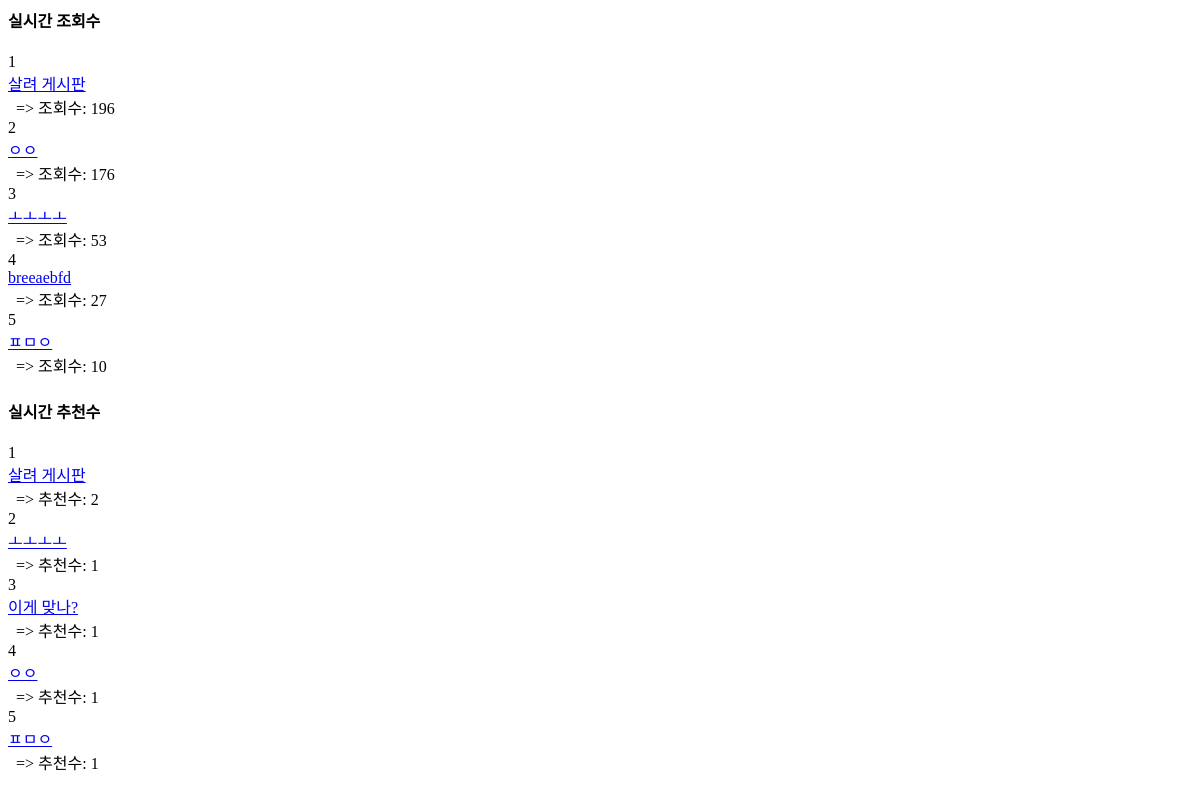
/book/ranking_update/, run on an earlier commit of the app's database.
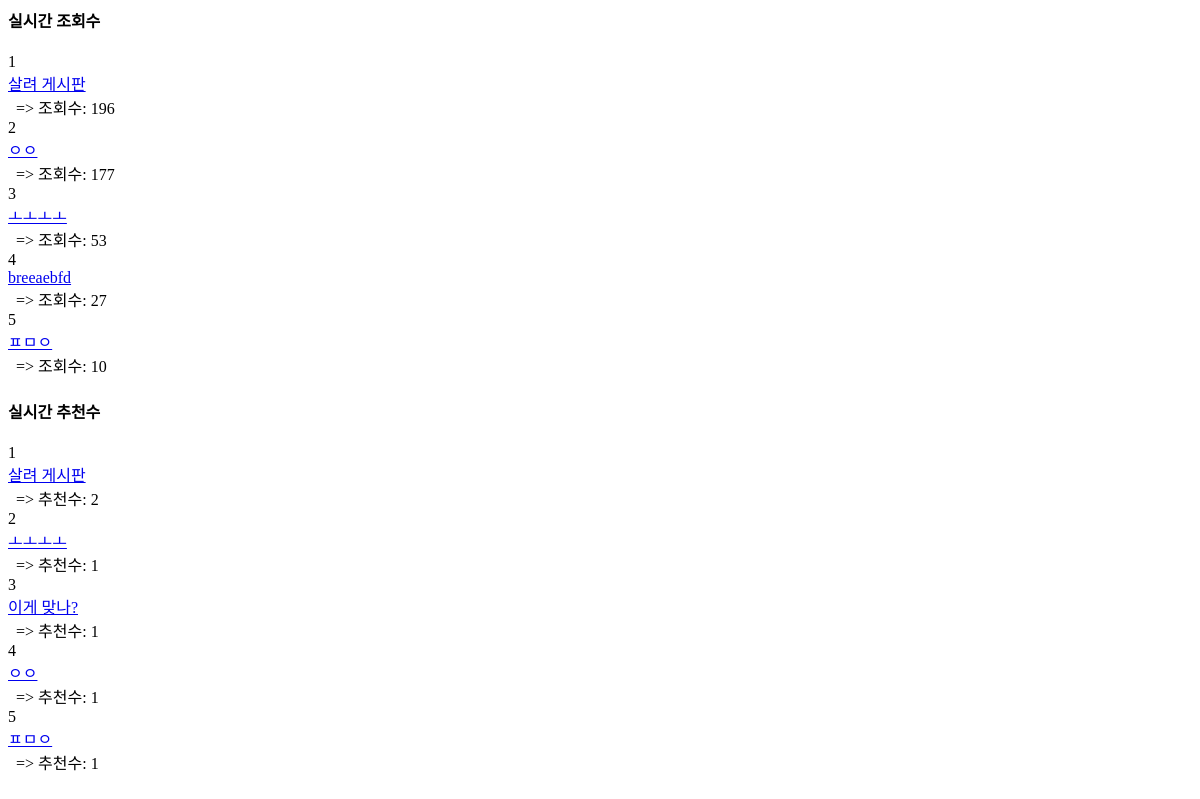
And on a later commit of the database.
### book/models.py (models this page shows, shortened)
class Post_information(models.Model):
    STATUS_CHOICES = [
        ('published', '공개'),
        ('unpublished', '비공개'),
    ]
    title = models.CharField(max_length=255, null=False)                  # 제목
    content = models.TextField(null=False)                                # 내용
    category = models.CharField(max_length=100, blank=True)               # 카테고리
    status = models.CharField(max_length=20, choices=STATUS_CHOICES, default='published')  # 상태
    author = models.ForeignKey(User_information, on_delete=models.CASCADE)  # 작성자
    like_users = models.ManyToManyField(User_information,default=1, related_name='post_like_user',blank =True)
    created_at = models.DateTimeField(auto_now_add=True)                  # 작성일
    updated_at = models.DateTimeField(auto_now=True)                      # 수정일
    tags = models.ManyToManyField('Tag', blank=True)  # 태그 추가
    views = models.IntegerField(default=0)  #조회수

### book/views.py (the view)
# urls.py: path('ranking_update/', views.ranking_update, name='ranking_update'),
def ranking_update(request):
    ranking = Post_information.objects.order_by('-views')[:5]
    like_ranking = Post_information.objects.all().annotate(like_count=Count('like_users')).order_by('-like_count')[:5]
    return render(request, 'book/ranking_list.html', {'rank': ranking,'like_rank':like_ranking})

### book/templates/book/ranking_list.html
<div class="ranking-sections">
    <div class="ranking-section views-section">
        <h4>실시간 조회수</h4>
        <div class="rankings">
            {% for post in rank %}
            <div class="ranking-item rank-{{ forloop.counter }}">
                <div class="rank-number">{{ forloop.counter }}</div>
                <div class="rank-title"><a href="{% url 'post_detail' post.id %}">{{ post.title }}</a></div>
                <div class="rank-views"> &nbsp; => 조회수: {{ post.views }}</div>
            </div>
            {% endfor %}
        </div>
    </div>
    <div class="ranking-section likes-section">
        <h4>실시간 추천수</h4>
        <div class="rankings">
            {% for post in like_rank %}
            <div class="ranking-item rank-{{ forloop.counter }}">
                <div class="rank-number">{{ forloop.counter }}</div>
                <div class="rank-title"><a href="{% url 'post_detail' post.id %}">{{ post.title }}</a></div>
                <div class="rank-likes"> &nbsp; => 추천수: {{ post.like_count }}</div>
            </div>
            {% endfor %}
        </div>
    </div>
</div>

What changed in the data, as far as the page shows it:
changed Post_information "ㅇㅇ": views "176" → "177"
